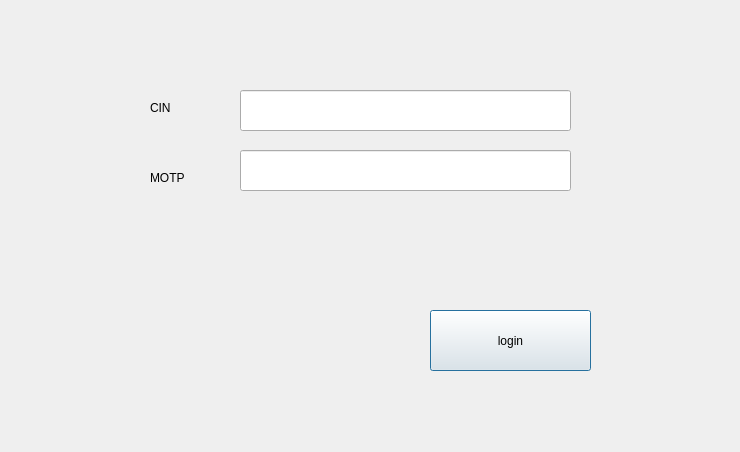
<?xml version="1.0" encoding="UTF-8"?>
<ui version="4.0">
 <class>login</class>
 <widget class="QDialog" name="login">
  <property name="geometry">
   <rect>
    <x>0</x>
    <y>0</y>
    <width>740</width>
    <height>452</height>
   </rect>
  </property>
  <property name="windowTitle">
   <string>Dialog</string>
  </property>
  <widget class="QLineEdit" name="le_password_3">
   <property name="geometry">
    <rect>
     <x>240</x>
     <y>150</y>
     <width>331</width>
     <height>41</height>
    </rect>
   </property>
  </widget>
  <widget class="QLabel" name="label_2">
   <property name="geometry">
    <rect>
     <x>150</x>
     <y>170</y>
     <width>56</width>
     <height>16</height>
    </rect>
   </property>
   <property name="text">
    <string>MOTP</string>
   </property>
  </widget>
  <widget class="QLabel" name="label">
   <property name="geometry">
    <rect>
     <x>150</x>
     <y>100</y>
     <width>56</width>
     <height>16</height>
    </rect>
   </property>
   <property name="text">
    <string>CIN</string>
   </property>
  </widget>
  <widget class="QLineEdit" name="le_cin_3">
   <property name="geometry">
    <rect>
     <x>240</x>
     <y>90</y>
     <width>331</width>
     <height>41</height>
    </rect>
   </property>
  </widget>
  <widget class="QPushButton" name="pushButton">
   <property name="geometry">
    <rect>
     <x>430</x>
     <y>310</y>
     <width>161</width>
     <height>61</height>
    </rect>
   </property>
   <property name="text">
    <string>login</string>
   </property>
  </widget>
 </widget>
 <resources/>
 <connections/>
</ui>
